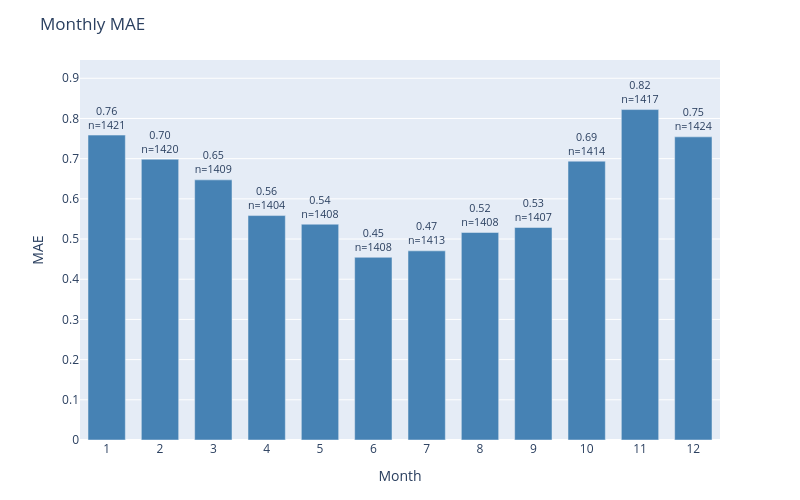

The cell this chart's notebook holds for it:
### Code cell
plot_error_by_group(
    df=results_test,
    y_true_col='actual',
    y_pred_col='prediction',
    date_col='dt_prediction',
    group_by='month',
    metric='mae',
    title='Monthly MAE'
)

### Figure 1 — Plotly figure (JSON) as saved in the notebook; plotly's stock layout.template omitted (floating-point values rounded to 4 significant figures)
{"data": [{"marker": {"color": "steelblue"}, "text": ["0.76<br>n=1421", "0.70<br>n=1420", "0.65<br>n=1409", "0.56<br>n=1404", "0.54<br>n=1408", "0.45<br>n=1408", "0.47<br>n=1413", "0.52<br>n=1408", "0.53<br>n=1407", "0.69<br>n=1414", "0.82<br>n=1417", "0.75<br>n=1424"], "textposition": "outside", "type": "bar", "x": ["1", "2", "3", "4", "5", "6", "7", "8", "9", "10", "11", "12"], "y": [0.7586, 0.6986, 0.6473, 0.5584, 0.5369, 0.4545, 0.4706, 0.5163, 0.5288, 0.6938, 0.8222, 0.7542]}], "layout": {"bargap": 0.3, "height": 500, "margin": {"b": 60, "t": 60}, "title": {"text": "Monthly MAE"}, "uniformtext": {"minsize": 8, "mode": "hide"}, "width": 800, "xaxis": {"title": {"text": "Month"}}, "yaxis": {"range": [0, 0.9455], "title": {"text": "MAE"}}}}
